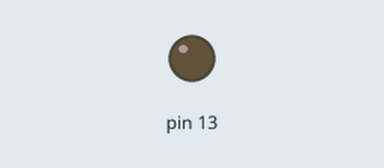
Recording of a sketch running on a simulated Arduino Uno, built with avr-gcc and run on an emulated ATmega328P. Parts: output pins drawn as LEDs (lit = HIGH). What the sketch prints to the serial monitor is not drawn.

Above: at 4.5 s.
At 7.6 s:
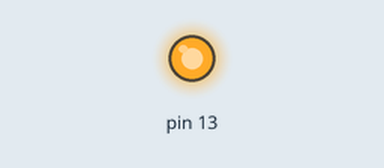
Timing chart, 0 to 9.2 s (numbered marks = the images above):
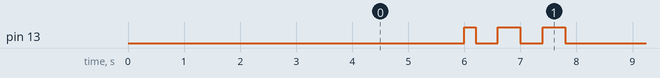

The sketch:

aDriveX.ino
```cpp
// Visual Micro is in vMicro>General>Tutorial Mode
//
/*
    Name:       aDriveX.ino
    Created:	02/01/2019 20:10:46
    Author:     IMN1OY-PC\jaro1
*/

// Define User Types below here or use a .h file
//


// Define Function Prototypes that use User Types below here or use a .h file
//


// Define Functions below here or use other .ino or cpp files
//

// The setup() function runs once each time the micro-controller starts
void setup()
{
	delay(3000);
	Serial.begin(10400);
	Serial.print(0x33, HEX);
	pinMode(13, OUTPUT);
}

// Add the main program code into the continuous loop() function
void loop()
{
	delay(3000);
	// slow init
	digitalWrite(13, HIGH);
	delay(200);
	digitalWrite(13, LOW);
	delay(400);
	digitalWrite(13, HIGH);
	delay(400);
	digitalWrite(13, LOW);
	delay(400);
	digitalWrite(13, HIGH);
	delay(400);
	digitalWrite(13, LOW);
	Serial.print(0x33, HEX);
}
```

Measured:
- by itself, pin 13: repeats every 4.8 s: 2 × (LOW 0.40 s, HIGH 0.40 s), LOW 3.0 s, HIGH 0.20 s
- by itself, everything shown: repeats every 4.8 s, in 6 steps
